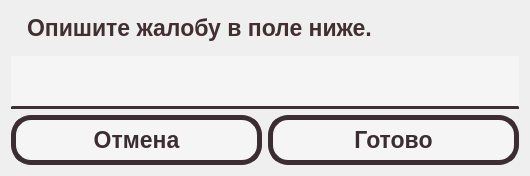
<?xml version="1.0" encoding="UTF-8"?>
<ui version="4.0">
 <class>TypeStringDialog</class>
 <widget class="QDialog" name="TypeStringDialog">
  <property name="geometry">
   <rect>
    <x>0</x>
    <y>0</y>
    <width>530</width>
    <height>176</height>
   </rect>
  </property>
  <property name="maximumSize">
   <size>
    <width>16777215</width>
    <height>176</height>
   </size>
  </property>
  <property name="windowTitle">
   <string>Dialog</string>
  </property>
  <layout class="QGridLayout" name="gridLayout">
   <item row="3" column="0">
    <widget class="QPushButton" name="cancelButton">
     <property name="minimumSize">
      <size>
       <width>0</width>
       <height>50</height>
      </size>
     </property>
     <property name="font">
      <font>
       <pointsize>17</pointsize>
       <bold>true</bold>
      </font>
     </property>
     <property name="cursor">
      <cursorShape>PointingHandCursor</cursorShape>
     </property>
     <property name="styleSheet">
      <string notr="true">QPushButton {
	background-color: rgb(245, 245, 245);
	color: rgb(60, 45, 50);
	border: 5px solid rgb(60, 45, 50);
	border-radius: 20;
}

QPushButton:hover {
	background-color: rgb(60, 45, 50);
	color: rgb(245, 245, 245);
}</string>
     </property>
     <property name="text">
      <string>Отмена</string>
     </property>
    </widget>
   </item>
   <item row="3" column="1">
    <widget class="QPushButton" name="readyButton">
     <property name="minimumSize">
      <size>
       <width>0</width>
       <height>50</height>
      </size>
     </property>
     <property name="font">
      <font>
       <pointsize>17</pointsize>
       <bold>true</bold>
      </font>
     </property>
     <property name="cursor">
      <cursorShape>PointingHandCursor</cursorShape>
     </property>
     <property name="autoFillBackground">
      <bool>false</bool>
     </property>
     <property name="styleSheet">
      <string notr="true">QPushButton {
	background-color: rgb(245, 245, 245);
	color: rgb(60, 45, 50);
	border: 5px solid rgb(60, 45, 50);
	border-radius: 20;
}

QPushButton:hover {
	background-color: rgb(60, 45, 50);
	color: rgb(245, 245, 245);
}</string>
     </property>
     <property name="text">
      <string>Готово</string>
     </property>
    </widget>
   </item>
   <item row="0" column="0" colspan="2">
    <widget class="QLabel" name="descriptionLabel">
     <property name="font">
      <font>
       <pointsize>17</pointsize>
       <italic>false</italic>
       <bold>true</bold>
      </font>
     </property>
     <property name="styleSheet">
      <string notr="true">QLabel {
	color: rgb(65, 47, 50);
	padding-left: 10px;
	height: 30px;
}</string>
     </property>
     <property name="text">
      <string>Опишите жалобу в поле ниже.</string>
     </property>
    </widget>
   </item>
   <item row="1" column="0" colspan="2">
    <widget class="QLineEdit" name="complaintEdit">
     <property name="styleSheet">
      <string notr="true">QLineEdit {
	background-color: rgb(245, 245, 245);
	height: 50px;
	color: rgb(60, 47, 50);
	margin-top: 5px;
	padding-left: 10px;
	border-bottom: 3px solid rgb(60, 47, 55);
	border-radius: 1px;
	font-size: 20px;
}</string>
     </property>
     <property name="text">
      <string/>
     </property>
     <property name="maxLength">
      <number>64</number>
     </property>
    </widget>
   </item>
  </layout>
 </widget>
 <resources/>
 <connections/>
</ui>
